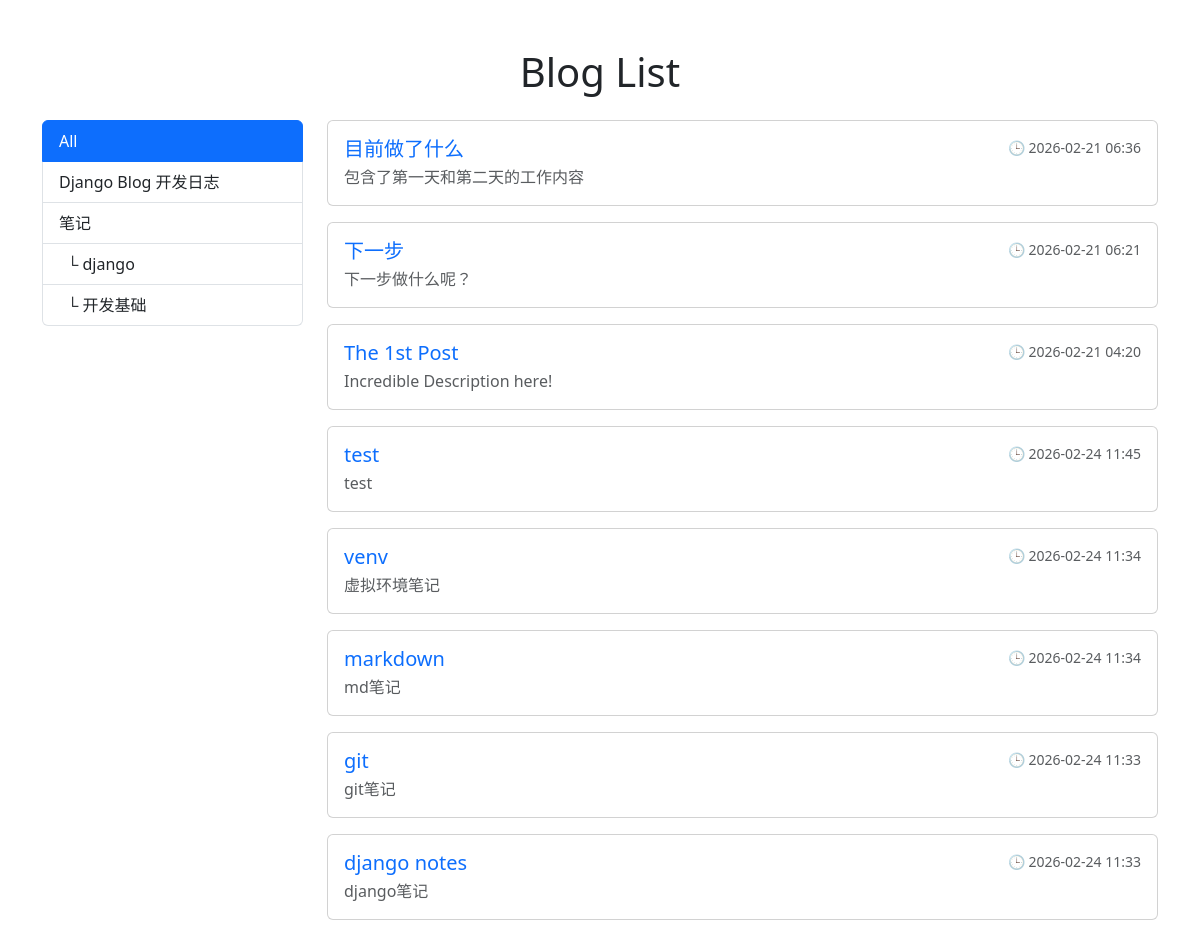
/posts/, run on the app's committed database.
### posts/models.py (models this page shows, shortened)
class Category(models.Model):
    name = models.CharField(max_length=100)
    slug = models.SlugField(max_length=100, unique=True)
    parent = models.ForeignKey(
        "self",
        null=True, blank=True,
        related_name="children",
        on_delete=models.CASCADE,
    )
    class Meta:
        verbose_name_plural = "Categories"

class Post(models.Model):
    STATUS_CHOICES = [("draft", "Draft"), ("published", "Published")]
    title = models.CharField(max_length=100)
    content = models.TextField()
    description = models.CharField(max_length=200)
    category = models.ForeignKey(
        Category, null=True, blank=True,
        related_name="posts",
        on_delete=models.SET_NULL
    )
    status = models.CharField(max_length=10, choices=STATUS_CHOICES, default="draft")
    published_at = models.DateTimeField(null=True, blank=True)
    created_at = models.DateTimeField(auto_now_add=True)
    updated_at = models.DateTimeField(auto_now=True)

### posts/views.py (the view)
# urls.py: path("", PostListView.as_view(), name='post_list'),
class PostListView(ListView):
    model = Post
    template_name = "posts/post_list.html"
    paginate_by = 10
    def get_queryset(self):
        qs = Post.objects.filter(status="published").order_by("-published_at", "-created_at")
        slug = self.kwargs.get("category_slug")
        if slug:
            qs = qs.filter(category__slug=slug)
        return qs
    def get_context_data(self, **kwargs):
        ctx = super().get_context_data(**kwargs)
        ctx["categories"] = Category.objects.select_related("parent").all()
        ctx["active_category_slug"] = self.kwargs.get("category_slug")
        return ctx

### posts/templates/posts/post_list.html (shortened to what this page needs)
{% load static %}
<!DOCTYPE html>
<html lang="en">
<head>
    <link rel="stylesheet" href="{% static 'posts/bootstrap.min.css' %}">
</head>
<body>
<div class="container mt-5">
    <h1 class="text-center mb-4">Blog List</h1>
    <div class="row">
        <aside class="col-md-3">
            <div class="list-group">
                <a class="list-group-item {% if not active_category_slug %}active{% endif %}"
                   href="{% url 'post_list' %}">
                    All
                </a>
                {% for c in categories %}
                    {% if not c.parent %}
                        <a class="list-group-item {% if active_category_slug == c.slug %}active{% endif %}"
                           href="{% url 'post_list_by_category' c.slug %}">
                            {{ c.name }}
                        </a>
                        {% for child in c.children.all %}
                            <a class="list-group-item ps-4 {% if active_category_slug == child.slug %}active{% endif %}"
                               href="{% url 'post_list_by_category' child.slug %}">
                                └ {{ child.name }}
                            </a>
                        {% endfor %}
                    {% endif %}
                {% endfor %}
            </div>
        </aside>
        <main class="col-md-9">
            {% for post in object_list %}
                <div class="card mb-3">
                    <div class="card-body">
                        <div class="d-flex justify-content-between align-items-start mb-1">
                            <h5 class="card-title mb-0">
                                <a href="{% url 'post_detail' post.pk %}" class="text-decoration-none">
                                    {{ post.title }}
                                </a>
                            </h5>
                            <p class="text-muted small mb-0">
                                🕒 {{ post.created_at|date:"Y-m-d H:i" }}
                            </p>
                        </div>
                        <p class="card-text text-muted mb-0">
                            {{ post.description }}
                        </p>
                    </div>
                </div>
            {% empty %}
                <p class="text-center text-muted">No posts yet.</p>
            {% endfor %}
        </main>
    </div>
</div>
</body>
</html>

### data on the page
Category: name "Django Blog 开发日志"
Category: name "笔记"
Category: name "django"
Category: name "开发基础"
Post: title "目前做了什么", created_at "2026-02-21 06:36", description "包含了第一天和第二天的工作内容"
Post: title "下一步", created_at "2026-02-21 06:21", description "下一步做什么呢？"
Post: title "The 1st Post", created_at "2026-02-21 04:20", description "Incredible Description here!"
Post: title "test", created_at "2026-02-24 11:45", description "test"
Post: title "venv", created_at "2026-02-24 11:34", description "虚拟环境笔记"
Post: title "markdown", created_at "2026-02-24 11:34", description "md笔记"
Post: title "git", created_at "2026-02-24 11:33", description "git笔记"
Post: title "django notes", created_at "2026-02-24 11:33", description "django笔记"
